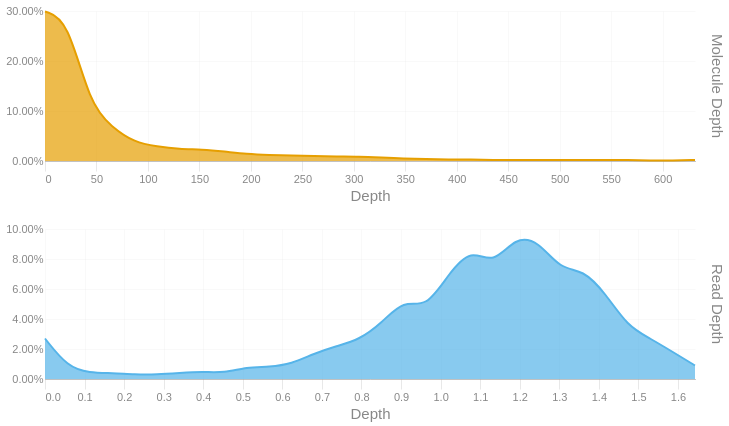

Notebook source saved alongside this figure:
### Code cell
readdep = depth_hist(tb['Read Depth'], q99, 3)
readdep = readdep.with_columns(pl.lit('Read Depth').alias('Metric'))
if not SKIPLR:
    moldep = depth_hist(tb['Molecule Depth'], mol_q99, 1)
    moldep = moldep.with_columns(pl.lit('Molecule Depth').alias('Metric'))
    _hist = pl.concat([readdep, moldep])
    _hist = _hist.filter(pl.col('Proportion') != 0)
    with SafeRender(_hist):
        (
            alt.Chart(_hist)        
            .mark_area(interpolate = "basis")
            .encode(
                x=alt.X('Bin:Q').scale(domainMin=0).axis(alt.Axis(title='Depth')),
                y = alt.Y('Proportion:Q', title = None).axis(format = '.2%'),
                color = alt.Color('Metric:N').legend(None),
                row = alt.Row("Metric:N").header(title = None, labelOrient = 'right'),
                tooltip = [
                    alt.Tooltip("Metric:N", title = "Metric"),
                    alt.Tooltip('Interval:N', title = "Depth Interval"),
                    alt.Tooltip('Proportion:Q', title = "% Alignments").format('.2%')
                ]
            )
            .resolve_scale(x='independent', y='independent')
            .properties(
                height = 150, width = 650,
                usermeta={'embedOptions': {'downloadFileName': f'{samplename}.depth.hist'}}
            )
        ).display()
else:
    readdep = readdep.filter(pl.col('Proportion') != 0)
    with SafeRender(readdep):
        (
            alt.Chart(readdep)        
            .mark_area(interpolate = "basis")
            .encode(
                x=alt.X('Bin:Q').scale(domainMin=0).axis(alt.Axis(title='Depth')),
                y = alt.Y('Proportion:Q', title = None).axis(format = '.2%'),
                tooltip = [
                    alt.Tooltip('Interval:N', title = "Depth Interval"),
                    alt.Tooltip('Proportion:Q', title = "% Alignments").format('.2%')
                ]
            )
            .properties(
                usermeta={'embedOptions': {'downloadFileName': f'{samplename}.depth.hist'}}
            )
        ).display()

### Figure 1 — Vega-Lite specification as saved in the notebook (floating-point values rounded to 4 significant figures)
{"width": 650, "height": 150, "config": {"title": {"anchor": "start", "dy": -15, "fontSize": 18, "color": "#888888", "subtitleColor": "#888888", "subtitleFontSize": 14}, "arc": {"fill": "#0072B2"}, "axis": {"domainColor": "#888888", "domainWidth": 0.5, "gridWidth": 0.2, "grid": false, "titleFontWeight": 400, "titleFontSize": 15, "labelFontSize": 11, "labelColor": "#888888", "tickColor": "#888888", "tickWidth": 0.2, "titleColor": "#888888"}, "axisBand": {"grid": false}, "axisX": {"grid": true, "tickSize": 10, "domainCap": "round"}, "axisY": {"domain": false, "grid": true, "tickSize": 0, "domainCap": "round"}, "background": "transparent", "header": {"labelFontSize": 15, "labelColor": "#888888", "titleFontSize": 15, "titleFontWeight": 600, "titleColor": "#888888"}, "legend": {"labelFont": "sans-serif", "labelFontSize": 12, "labelColor": "#888888", "symbolSize": 100, "symbolType": "circle", "titleFontSize": 12, "titlePadding": 10, "titleColor": "#888888", "title": null}, "range": {"category": ["#E69F00", "#56B4E9", "#009E73", "#F0E442", "#0072B2", "#D55E00", "#CC79A7", "#000000"], "diverging": ["#cfe8f3", "#a2d4ec", "#73bfe2", "#46abdb", "#1696d2", "#12719e"]}, "area": {"fill": "#0072B2", "fillOpacity": 0.7, "line": true, "strokeOpacity": 0.7}, "line": {"color": "#0072B2", "stroke": "#0072B2", "strokeWidth": 2}, "trail": {"color": "#0072B2", "stroke": "#0072B2", "strokeWidth": 0, "size": 1}, "point": {"filled": true, "fillOpacity": 1.0, "size": 95}, "text": {"color": "#888888", "fontSize": 11, "align": "right", "fontWeight": 400, "size": 11}, "bar": {"fill": "#0072B2", "stroke": null}, "view": {"stroke": null, "continuousWidth": 660, "continuousHeight": 400}}, "data": {"name": "data-59eecb07ebdbb42cc9a13c9f4663b146"}, "mark": {"type": "area", "interpolate": "basis"}, "encoding": {"color": {"field": "Metric", "legend": null, "type": "nominal"}, "row": {"field": "Metric", "header": {"title": null, "labelOrient": "right"}, "type": "nominal"}, "tooltip": [{"field": "Metric", "title": "Metric", "type": "nominal"}, {"field": "Interval", "title": "Depth Interval", "type": "nominal"}, {"field": "Proportion", "format": ".2%", "title": "% Alignments", "type": "quantitative"}], "x": {"axis": {"title": "Depth"}, "field": "Bin", "scale": {"domainMin": 0}, "type": "quantitative"}, "y": {"axis": {"format": ".2%"}, "field": "Proportion", "title": null, "type": "quantitative"}}, "resolve": {"scale": {"x": "independent", "y": "independent"}}, "usermeta": {"embedOptions": {"downloadFileName": "S3_Annapolis_297.depth.hist"}}, "$schema": "https://vega.github.io/schema/vega-lite/v6.1.0.json", "datasets": {"data-59eecb07ebdbb42cc9a13c9f4663b146": [{"Bin": 0.0, "Interval": "0.0-0.057", "Proportion": 0.027, "Metric": "Read Depth"}, {"Bin": 0.057, "Interval": "0.057-0.113", "Proportion": 0.008, "Metric": "Read Depth"}, {"Bin": 0.113, "Interval": "0.113-0.17", "Proportion": 0.004, "Metric": "Read Depth"}, {"Bin": 0.17, "Interval": "0.17-0.227", "Proportion": 0.004, "Metric": "Read Depth"}, {"Bin": 0.227, "Interval": "0.227-0.283", "Proportion": 0.003, "Metric": "Read Depth"}, {"Bin": 0.283, "Interval": "0.283-0.34", "Proportion": 0.003, "Metric": "Read Depth"}, {"Bin": 0.34, "Interval": "0.34-0.397", "Proportion": 0.004, "Metric": "Read Depth"}, {"Bin": 0.397, "Interval": "0.397-0.453", "Proportion": 0.005, "Metric": "Read Depth"}, {"Bin": 0.453, "Interval": "0.453-0.51", "Proportion": 0.004, "Metric": "Read Depth"}, {"Bin": 0.51, "Interval": "0.51-0.567", "Proportion": 0.008, "Metric": "Read Depth"}, {"Bin": 0.567, "Interval": "0.567-0.623", "Proportion": 0.008, "Metric": "Read Depth"}, {"Bin": 0.623, "Interval": "0.623-0.68", "Proportion": 0.01, "Metric": "Read Depth"}, {"Bin": 0.68, "Interval": "0.68-0.737", "Proportion": 0.017, "Metric": "Read Depth"}, {"Bin": 0.737, "Interval": "0.737-0.793", "Proportion": 0.022, "Metric": "Read Depth"}, {"Bin": 0.793, "Interval": "0.793-0.85", "Proportion": 0.026, "Metric": "Read Depth"}, {"Bin": 0.85, "Interval": "0.85-0.907", "Proportion": 0.037, "Metric": "Read Depth"}, {"Bin": 0.907, "Interval": "0.907-0.963", "Proportion": 0.053, "Metric": "Read Depth"}, {"Bin": 0.963, "Interval": "0.963-1.02", "Proportion": 0.047, "Metric": "Read Depth"}, {"Bin": 1.02, "Interval": "1.02-1.077", "Proportion": 0.07, "Metric": "Read Depth"}, {"Bin": 1.077, "Interval": "1.077-1.133", "Proportion": 0.087, "Metric": "Read Depth"}, {"Bin": 1.133, "Interval": "1.133-1.19", "Proportion": 0.076, "Metric": "Read Depth"}, {"Bin": 1.19, "Interval": "1.19-1.247", "Proportion": 0.095, "Metric": "Read Depth"}, {"Bin": 1.247, "Interval": "1.247-1.303", "Proportion": 0.092, "Metric": "Read Depth"}, {"Bin": 1.303, "Interval": "1.303-1.36", "Proportion": 0.073, "Metric": "Read Depth"}, {"Bin": 1.36, "Interval": "1.36-1.417", "Proportion": 0.073, "Metric": "Read Depth"}, {"Bin": 1.417, "Interval": "1.417-1.473", "Proportion": 0.057, "Metric": "Read Depth"}, {"Bin": 1.473, "Interval": "1.473-1.53", "Proportion": 0.035, "Metric": "Read Depth"}, {"Bin": 1.53, "Interval": "1.53-1.587", "Proportion": 0.027, "Metric": "Read Depth"}, {"Bin": 1.587, "Interval": "1.587-1.643", "Proportion": 0.018, "Metric": "Read Depth"}, {"Bin": 1.643, "Interval": "1.643-1.7", "Proportion": 0.009, "Metric": "Read Depth"}, {"Bin": 0.0, "Interval": "0.0-21.8", "Proportion": 0.299, "Metric": "Molecule Depth"}, {"Bin": 21.8, "Interval": "21.8-43.6", "Proportion": 0.284, "Metric": "Molecule Depth"}, {"Bin": 43.6, "Interval": "43.6-65.3", "Proportion": 0.113, "Metric": "Molecule Depth"}, {"Bin": 65.3, "Interval": "65.3-87.1", "Proportion": 0.067, "Metric": "Molecule Depth"}, {"Bin": 87.1, "Interval": "87.1-108.9", "Proportion": 0.037, "Metric": "Molecule Depth"}, {"Bin": 108.9, "Interval": "108.9-130.7", "Proportion": 0.029, "Metric": "Molecule Depth"}, {"Bin": 130.7, "Interval": "130.7-152.4", "Proportion": 0.024, "Metric": "Molecule Depth"}, {"Bin": 152.4, "Interval": "152.4-174.2", "Proportion": 0.023, "Metric": "Molecule Depth"}, {"Bin": 174.2, "Interval": "174.2-196.0", "Proportion": 0.019, "Metric": "Molecule Depth"}, {"Bin": 196.0, "Interval": "196.0-217.8", "Proportion": 0.014, "Metric": "Molecule Depth"}, {"Bin": 217.8, "Interval": "217.8-239.5", "Proportion": 0.012, "Metric": "Molecule Depth"}, {"Bin": 239.5, "Interval": "239.5-261.3", "Proportion": 0.011, "Metric": "Molecule Depth"}, {"Bin": 261.3, "Interval": "261.3-283.1", "Proportion": 0.01, "Metric": "Molecule Depth"}, {"Bin": 283.1, "Interval": "283.1-304.9", "Proportion": 0.009, "Metric": "Molecule Depth"}, {"Bin": 304.9, "Interval": "304.9-326.7", "Proportion": 0.009, "Metric": "Molecule Depth"}, {"Bin": 326.7, "Interval": "326.7-348.4", "Proportion": 0.007, "Metric": "Molecule Depth"}, {"Bin": 348.4, "Interval": "348.4-370.2", "Proportion": 0.005, "Metric": "Molecule Depth"}, {"Bin": 370.2, "Interval": "370.2-392.0", "Proportion": 0.004, "Metric": "Molecule Depth"}, {"Bin": 392.0, "Interval": "392.0-413.8", "Proportion": 0.003, "Metric": "Molecule Depth"}, {"Bin": 413.8, "Interval": "413.8-435.5", "Proportion": 0.003, "Metric": "Molecule Depth"}, {"Bin": 435.5, "Interval": "435.5-457.3", "Proportion": 0.002, "Metric": "Molecule Depth"}, {"Bin": 457.3, "Interval": "457.3-479.1", "Proportion": 0.002, "Metric": "Molecule Depth"}, {"Bin": 479.1, "Interval": "479.1-500.9", "Proportion": 0.002, "Metric": "Molecule Depth"}, {"Bin": 500.9, "Interval": "500.9-522.6", "Proportion": 0.002, "Metric": "Molecule Depth"}, {"Bin": 522.6, "Interval": "522.6-544.4", "Proportion": 0.002, "Metric": "Molecule Depth"}, {"Bin": 544.4, "Interval": "544.4-566.2", "Proportion": 0.002, "Metric": "Molecule Depth"}, {"Bin": 566.2, "Interval": "566.2-588.0", "Proportion": 0.002, "Metric": "Molecule Depth"}, {"Bin": 588.0, "Interval": "588.0-609.8", "Proportion": 0.001, "Metric": "Molecule Depth"}, {"Bin": 609.8, "Interval": "609.8-631.5", "Proportion": 0.001, "Metric": "Molecule Depth"}, {"Bin": 631.5, "Interval": "631.5-653.31", "Proportion": 0.002, "Metric": "Molecule Depth"}]}}
